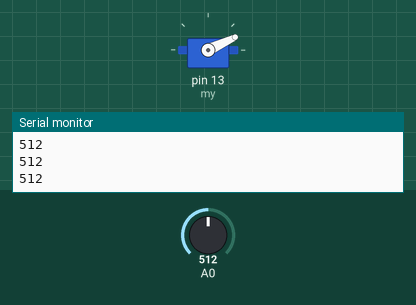
This sketch was run on a simulated Arduino Uno, built with avr-gcc and run on an emulated ATmega328P. On the bench: servo, the last lines printed to the serial monitor. Inputs (shaded band) come from the test bench; at power-on: A0 = 512.

Above: at 1.3 s.
1.4 s: A0 set to 306
At 2.0 s:
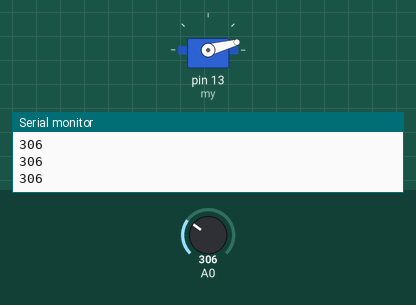
2.9 s: A0 set to 511
At 3.7 s:
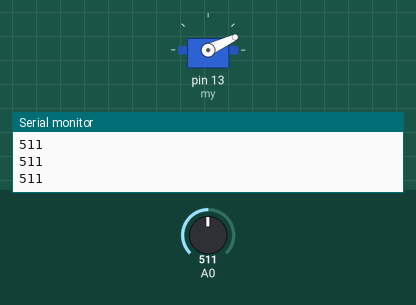
4.4 s: A0 set to 122
At 5.3 s:
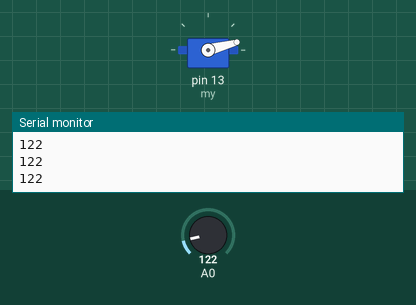
Timing chart, 0 to 7.4 s (numbered marks = the images above; inputs shaded):
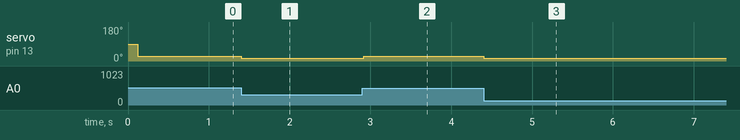

Measured:
- after the input at 1.4 s, servo on pin 13 (my): 25° → 15° at once
- after the input at 2.9 s, servo on pin 13 (my): 15° → 25° at once
- after the input at 4.4 s, servo on pin 13 (my): 25° → 15° at once

The sketch:

Auto_Dino.ino
```cpp
#include <Servo.h>
Servo my;
float a;
void setup() {
  Serial.begin(9600);
  pinMode(A0, INPUT);
  my.attach(13);
  for (int i = 0; i < 1000; i++) {
    a = a + analogRead(A0);
  }
  a = a / 1000;
}
void loop() {
  Serial.println(analogRead(A0));
  if (analogRead(A0) < a-10) {
    my.write(15);
    delay(20);
  }
  else {
    my.write(25);
  }
}
```
